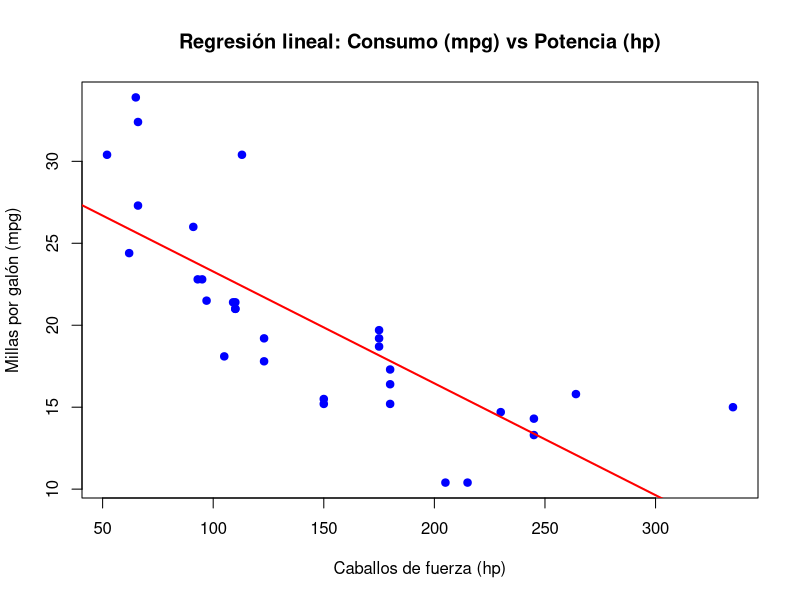

Here is the R script that generated this plot:
# Dataset mtcars (incluido en R)
data(mtcars)
head(mtcars)
View(mtcars)


# 1. Modelo de regresión lineal
modelo <- lm(mpg ~ hp, data = mtcars)
summary(modelo)

# 2. Gráfico de dispersión con recta de regresión
plot(mtcars$hp, mtcars$mpg,
     main = "Regresión lineal: Consumo (mpg) vs Potencia (hp)",
     xlab = "Caballos de fuerza (hp)",
     ylab = "Millas por galón (mpg)",
     pch = 19, col = "blue")

abline(modelo, col = "red", lwd = 2)
